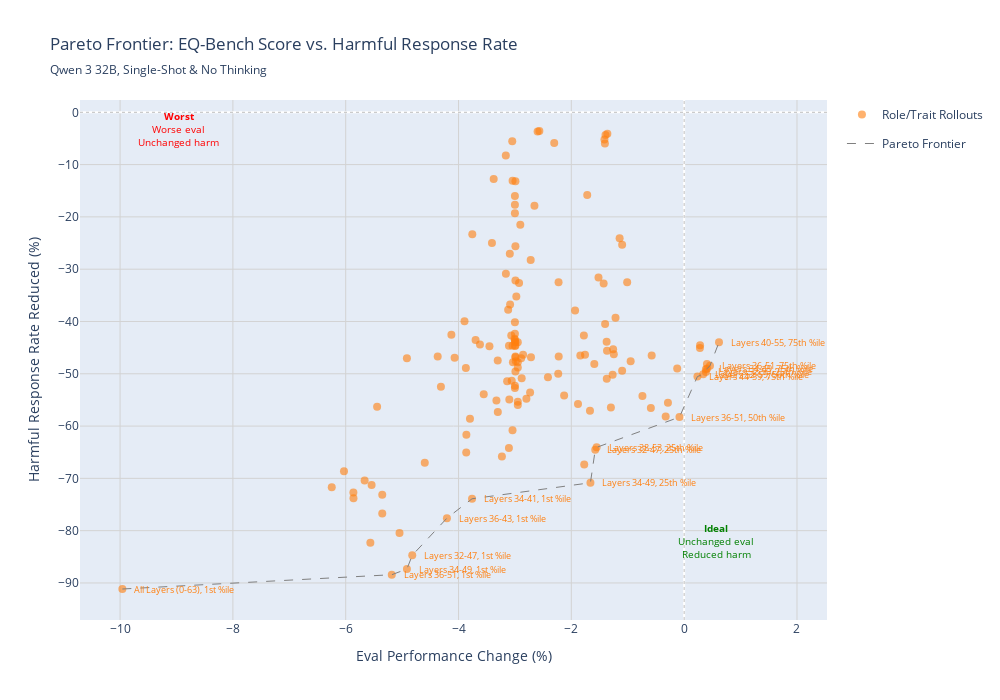

Write notebook code for a chart like this one.
### Code cell
# Plot EQ-Bench Pareto frontier
if len(df_eq_pareto) > 0:
    fig_eq = plot_pareto_frontier(
        df_eq_pareto,
        'eq_bench',
        EVAL_METRICS['eq_bench']['display_name'],
        subtitle=subtitle
    )
    fig_eq.show()
    fig_eq.write_html(f"{out_dir}/sliding_eq_bench.html")
else:
    print("No data available for EQ-Bench Pareto plot")

### Figure 1 — Plotly figure (JSON) as saved in the notebook; plotly's stock layout.template omitted (floating-point values rounded to 4 significant figures; data arrays with more than 128 entries replaced by an {"elided": "..."} marker saying what was removed)
{"data": [{"customdata": {"elided": "148x3 str values"}, "hovertemplate": "<b>%{customdata[0]}</b><br>Config: %{customdata[1]}<br>Eval Change: %{x:.1f}%<br>Harm Change: %{y:.1f}%<br>%{customdata[2]}<extra></extra>", "legendgroup": "role_trait", "marker": {"color": "#ff7f0e", "opacity": 0.6, "size": 8}, "mode": "markers", "name": "Role/Trait Rollouts", "showlegend": true, "type": "scatter", "x": {"elided": "148 float values"}, "y": {"elided": "148 float values"}}, {"hoverinfo": "skip", "line": {"color": "grey", "dash": "dash", "width": 1}, "mode": "lines", "name": "Pareto Frontier", "showlegend": true, "type": "scatter", "x": [-9.96, -5.183, -4.915, -4.82, -4.206, -3.761, -1.662, -1.576, -1.552, -0.08306, 0.2349, 0.3373, 0.3861, 0.4084, 0.4577, 0.6177], "y": [-91.15, -88.42, -87.33, -84.71, -77.61, -73.9, -70.84, -64.51, -64.07, -58.29, -50.53, -50.1, -49.66, -49.0, -48.46, -43.98]}], "layout": {"annotations": [{"align": "left", "font": {"color": "#ff7f0e", "size": 9}, "showarrow": false, "text": "All Layers (0-63), 1st %ile", "x": -9.96, "xanchor": "left", "xshift": 10, "y": -91.15, "yanchor": "middle"}, {"align": "left", "font": {"color": "#ff7f0e", "size": 9}, "showarrow": false, "text": "Layers 32-47, 1st %ile", "x": -4.82, "xanchor": "left", "xshift": 10, "y": -84.71, "yanchor": "middle"}, {"align": "left", "font": {"color": "#ff7f0e", "size": 9}, "showarrow": false, "text": "Layers 32-47, 25th %ile", "x": -1.576, "xanchor": "left", "xshift": 10, "y": -64.51, "yanchor": "middle"}, {"align": "left", "font": {"color": "#ff7f0e", "size": 9}, "showarrow": false, "text": "Layers 34-41, 1st %ile", "x": -3.761, "xanchor": "left", "xshift": 10, "y": -73.9, "yanchor": "middle"}, {"align": "left", "font": {"color": "#ff7f0e", "size": 9}, "showarrow": false, "text": "Layers 34-49, 1st %ile", "x": -4.915, "xanchor": "left", "xshift": 10, "y": -87.33, "yanchor": "middle"}, {"align": "left", "font": {"color": "#ff7f0e", "size": 9}, "showarrow": false, "text": "Layers 34-49, 25th %ile", "x": -1.662, "xanchor": "left", "xshift": 10, "y": -70.84, "yanchor": "middle"}, {"align": "left", "font": {"color": "#ff7f0e", "size": 9}, "showarrow": false, "text": "Layers 34-49, 75th %ile", "x": 0.4084, "xanchor": "left", "xshift": 10, "y": -49.0, "yanchor": "middle"}, {"align": "left", "font": {"color": "#ff7f0e", "size": 9}, "showarrow": false, "text": "Layers 36-43, 1st %ile", "x": -4.206, "xanchor": "left", "xshift": 10, "y": -77.61, "yanchor": "middle"}, {"align": "left", "font": {"color": "#ff7f0e", "size": 9}, "showarrow": false, "text": "Layers 36-51, 1st %ile", "x": -5.183, "xanchor": "left", "xshift": 10, "y": -88.42, "yanchor": "middle"}, {"align": "left", "font": {"color": "#ff7f0e", "size": 9}, "showarrow": false, "text": "Layers 36-51, 50th %ile", "x": -0.08306, "xanchor": "left", "xshift": 10, "y": -58.29, "yanchor": "middle"}, {"align": "left", "font": {"color": "#ff7f0e", "size": 9}, "showarrow": false, "text": "Layers 36-51, 75th %ile", "x": 0.4577, "xanchor": "left", "xshift": 10, "y": -48.46, "yanchor": "middle"}, {"align": "left", "font": {"color": "#ff7f0e", "size": 9}, "showarrow": false, "text": "Layers 38-53, 25th %ile", "x": -1.552, "xanchor": "left", "xshift": 10, "y": -64.07, "yanchor": "middle"}, {"align": "left", "font": {"color": "#ff7f0e", "size": 9}, "showarrow": false, "text": "Layers 40-55, 75th %ile", "x": 0.6177, "xanchor": "left", "xshift": 10, "y": -43.98, "yanchor": "middle"}, {"align": "left", "font": {"color": "#ff7f0e", "size": 9}, "showarrow": false, "text": "Layers 44-59, 75th %ile", "x": 0.2349, "xanchor": "left", "xshift": 10, "y": -50.53, "yanchor": "middle"}, {"align": "left", "font": {"color": "#ff7f0e", "size": 9}, "showarrow": false, "text": "Layers 52-59, 25th %ile", "x": 0.3861, "xanchor": "left", "xshift": 10, "y": -49.66, "yanchor": "middle"}, {"align": "left", "font": {"color": "#ff7f0e", "size": 9}, "showarrow": false, "text": "Layers 52-59, 50th %ile", "x": 0.3373, "xanchor": "left", "xshift": 10, "y": -50.1, "yanchor": "middle"}, {"font": {"color": "green", "size": 10}, "showarrow": false, "text": "<b>Ideal</b><br>Unchanged eval<br>Reduced harm", "x": 0.5559, "y": -82.04}, {"font": {"color": "red", "size": 10}, "showarrow": false, "text": "<b>Worst</b><br>Worse eval<br>Unchanged harm", "x": -8.964, "y": -3.219}], "height": 700, "hovermode": "closest", "legend": {"orientation": "v", "x": 1.02, "xanchor": "left", "y": 1, "yanchor": "top"}, "shapes": [{"line": {"color": "gray", "dash": "dot", "width": 1}, "opacity": 0.5, "type": "line", "x0": 0, "x1": 1, "xref": "x domain", "y0": 0, "y1": 0, "yref": "y"}, {"line": {"color": "gray", "dash": "dot", "width": 1}, "opacity": 0.5, "type": "line", "x0": 0, "x1": 0, "xref": "x", "y0": 0, "y1": 1, "yref": "y domain"}], "title": {"subtitle": {"text": "Qwen 3 32B, Single-Shot & No Thinking"}, "text": "Pareto Frontier: EQ-Bench Score vs. Harmful Response Rate"}, "width": 1000, "xaxis": {"gridcolor": "lightgray", "showgrid": true, "title": {"text": "Eval Performance Change (%)"}, "zeroline": true}, "yaxis": {"gridcolor": "lightgray", "showgrid": true, "title": {"text": "Harmful Response Rate Reduced (%)"}, "zeroline": true}}}
